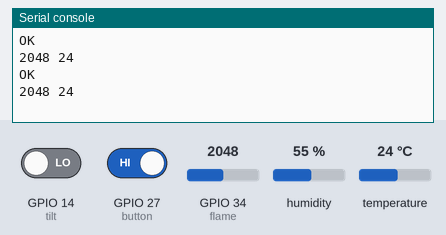
The program below on a simulated ESP32 board running MicroPython. Parts: the last lines printed to the serial console. The inputs (shaded band) are chosen by the test bench; at power-on: temperature 24 °C, GPIO 34 (flame) = 2048, GPIO 14 (tilt) LOW, GPIO 27 (button) HIGH, humidity 55 % (analog values on the 0–4095 scale).

Above: at 1.2 s.
1.3 s: temperature set to 28 °C
At 2.9 s:
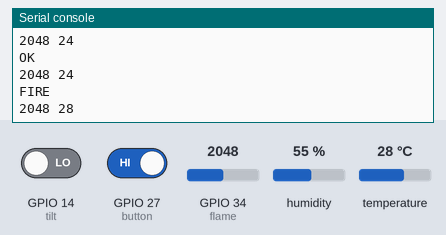
4.5 s: GPIO 34 (flame) set to 1460
At 5.5 s:
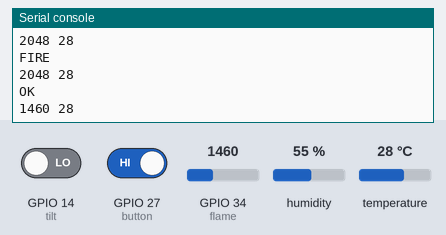
6.0 s: GPIO 14 (tilt) driven HIGH
8.6 s: temperature set to 12 °C
At 9.9 s:
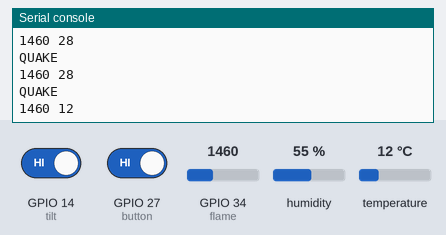
10.1 s: GPIO 34 (flame) set to 1540
At 11.1 s:
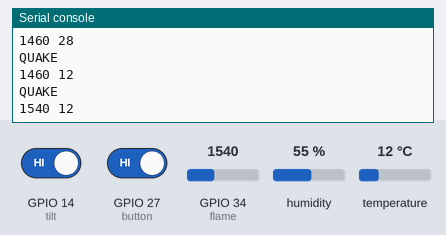
11.6 s: GPIO 14 (tilt) driven LOW and GPIO 27 (button) driven LOW
Timing chart, 0 to 14.6 s (numbered marks = the images above; inputs shaded):
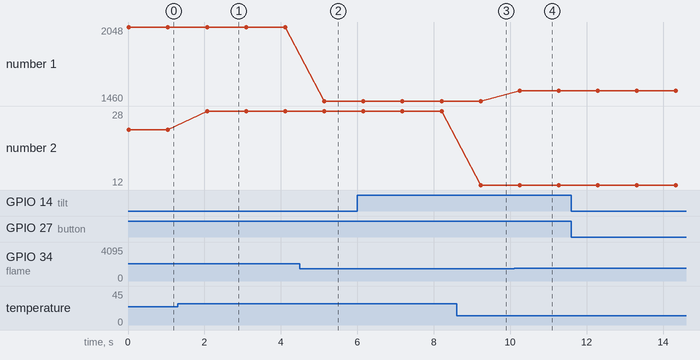

Measured:
- after the input at 1.3 s, the serial console: prints a new line after 0.77 s (image 1)
- after the input at 4.5 s, the serial console: prints a new line after 0.64 s (image 2)
- after the input at 8.6 s, the serial console: prints a new line after 0.63 s (image 3)
- after the input at 10.1 s, the serial console: prints a new line after 0.15 s (image 4)
- plotted number 1: 2048 → 1460 after the input at 4.5 s, 1460 → 1540 after the input at 10.1 s
- plotted number 2: 24 → 28 after the input at 1.3 s, 28 → 12 after the input at 8.6 s

The program:

step1_state_print.py
```python
from machine import Pin, ADC
import time
import dht

flame = ADC(Pin(34))  # 불꽃 센서: 적외선(불꽃)이 가까우면 값이 커져요
flame.atten(ADC.ATTN_11DB)
flame.width(ADC.WIDTH_12BIT)
dht11 = dht.DHT11(Pin(13))  # 온습도 센서: 온도로 화재를 한 번 더 확인해요
tilt = Pin(14, Pin.IN)  # 틸트 스위치: 흔들리거나 기울면 1
button = Pin(27, Pin.IN, Pin.PULL_UP)  # 위치 버튼: 누르면 0

while True:
    dht11.measure()
    t = dht11.temperature()  # 지금 온도를 t 에
    f = flame.read()  # 지금 불꽃 값을 f 에
    if f >= 1500 and t >= 27:  # 불꽃과 높은 온도가 함께일 때만 화재
        state = "FIRE"
    elif tilt.value() == 1:
        state = "QUAKE"
    elif button.value() == 0:
        state = "HERE"
    else:
        state = "OK"
    print(state)
    print(f, t)
    time.sleep(1)
```
